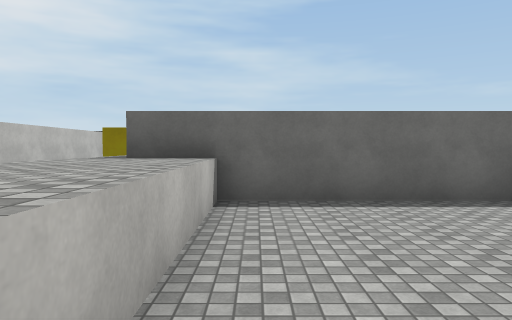
view 1 (above)

19 first-person views from a walk through a 3-D level made in the Unity game engine. The camera is 1.5 m above the floor, tilts 2° down and sees 70° across. The floor is counted in squares, 2 m on a side. Each view is taken from the middle of a square. On the plan, view 1 faces up. The plan holds only what a view shows up to about 11 squares ahead; the rest is blank. The place goes on beyond the plan. The player character is not drawn. Some surface patterns are stand-ins.

view 2
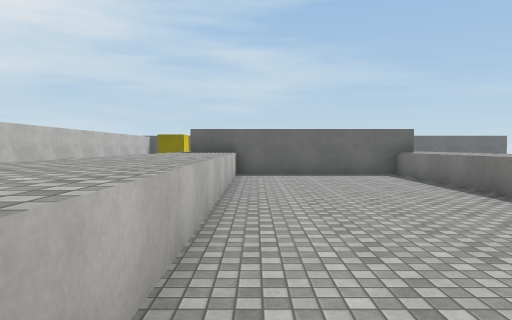

view 3
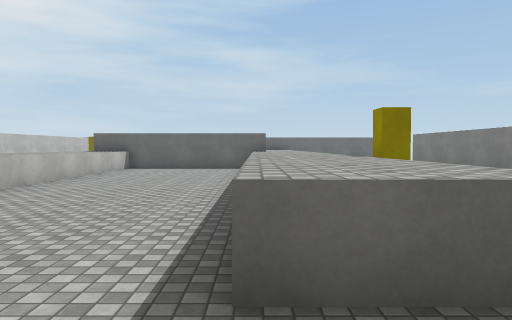

view 4
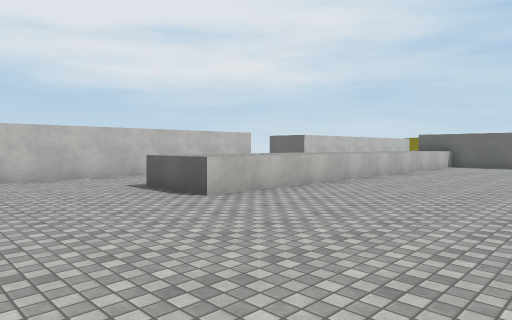

view 5
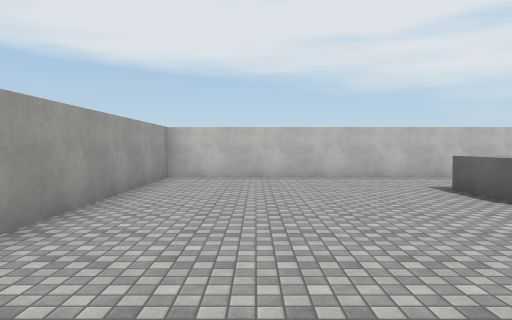

view 6
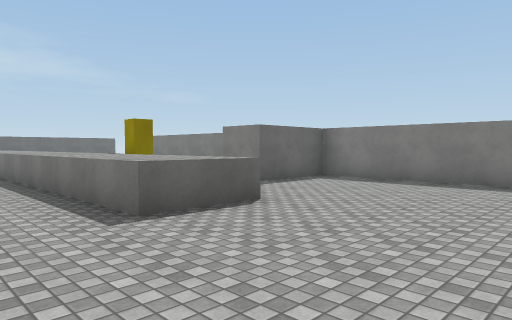

view 7
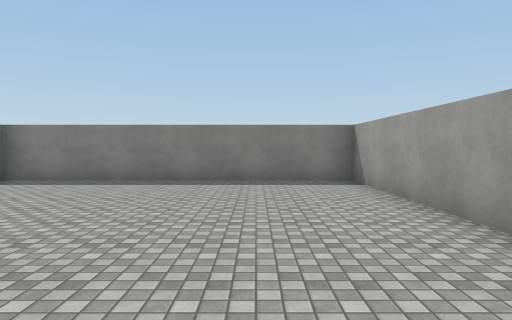

view 8
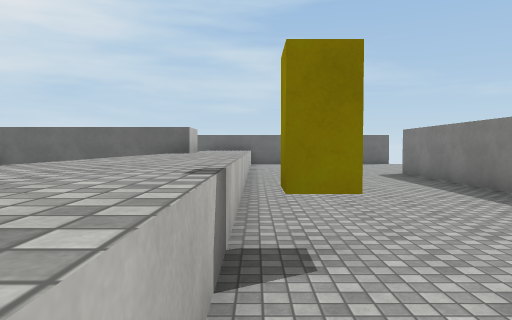

view 9
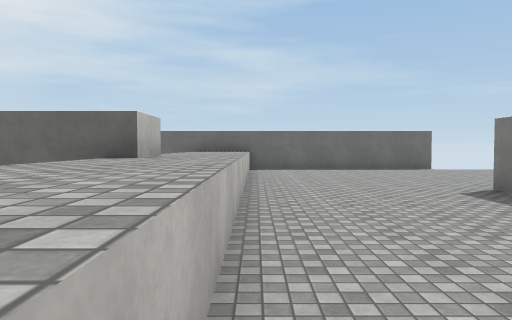

view 10
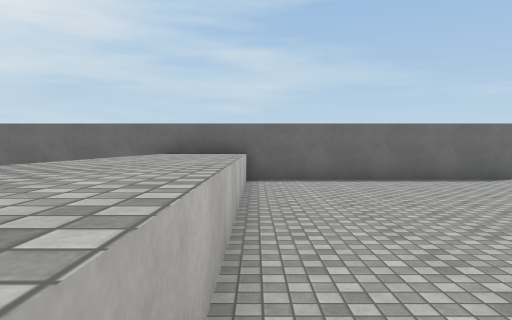

view 11
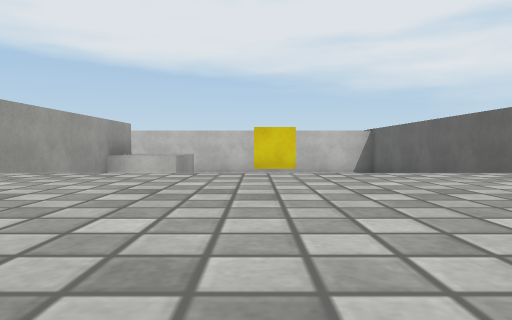

view 12
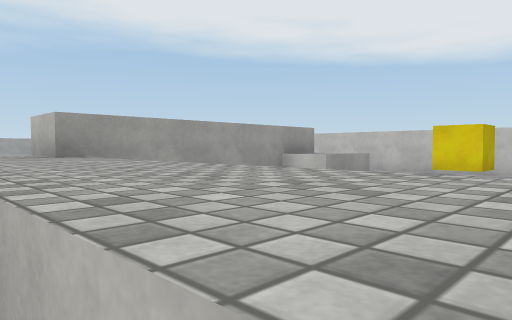

view 13
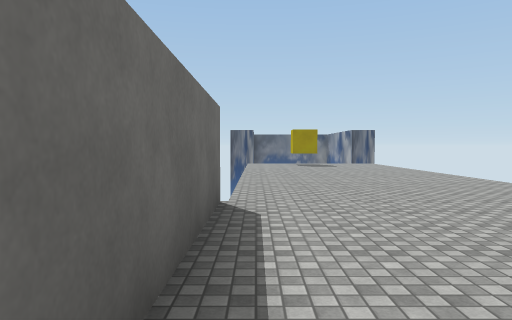

view 14
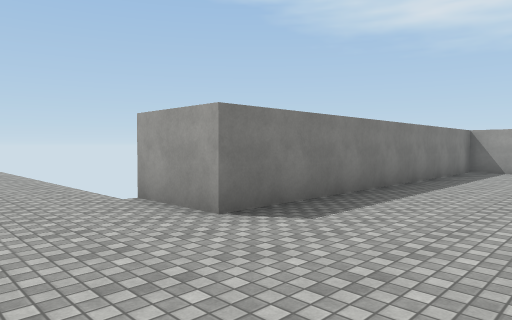

view 15
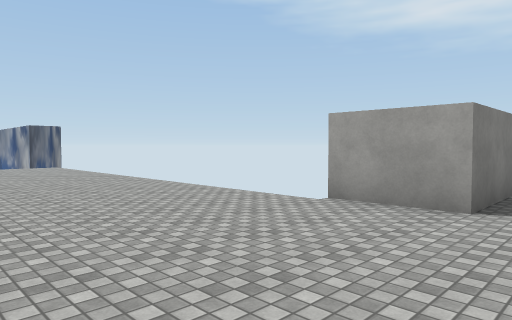

view 16
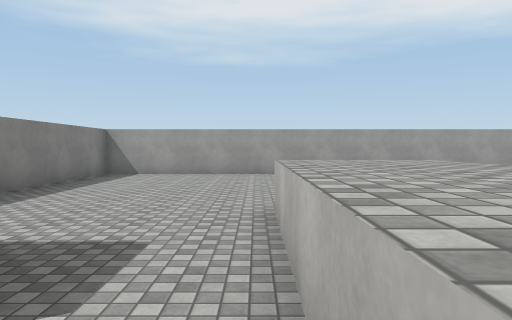

view 17
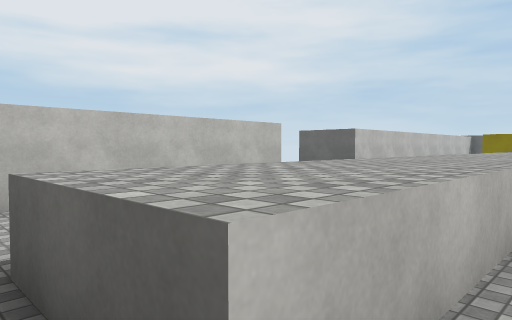

view 18
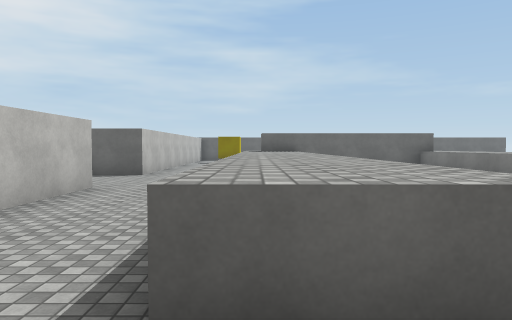

view 19
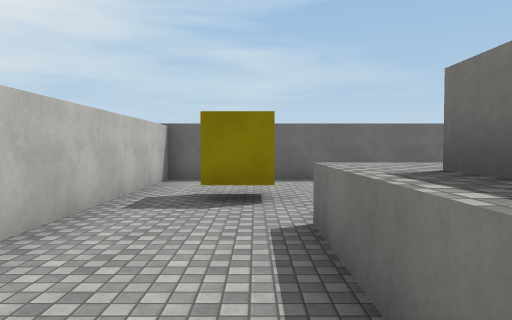

### Floor plan
Key: @ floor where view 1 was taken; # wall or solid block; . floor; ^ raised ledge; C yellow cube; B yellow block.
Columns run from 5 left of view 1 to 20 right of it. Each row starts with its distance up from view 1.
 13 #########^^#######
 12 #...     ^^.............
 11 #...     ^^.............
 10 #.C.     ^^.............
  9 #.C.     ^^...............
  8 #...     ^^...............
  7 #..^^    ^^...............
  6 #..#######^.....##
  5 #  ^######^.....#
  4 # .^^....^^.....#
  3 #. ^^....^^.....#
  2 #. ^^....^^.....#
  1 .. ^^....^^.....#
  0 .. ^^@...^^.....#
 -1 .. ^^....^^B....#
 -2 #. ^^....^^.....#
 -3 #..^^....^^..####
 -4 #..^^....^^..####
 -5 #..^^....^^.....#
 -6 #..^^....^^.....#
 -7 #...............#
 -8 #...............#
 -9 #...............#
-10 #....... .......#
-11 #....... .......#
-12 #....... .......#
-13 #################

Where each view was taken, in squares from view 1:
view 1: 0 up, 0 right, facing up
view 2: 5 down, 0 right, facing up
view 3: 8 down, 4 right, facing up
view 4: 10 down, 4 right, facing up-left
view 5: 10 down, 4 right, facing left
view 6: 10 down, 2 right, facing up-right
view 7: 10 down, 2 right, facing right
view 8: 4 down, 6 right, facing up
view 9: 0 up, 6 right, facing up
view 10: 4 up, 6 right, facing up
view 11: 9 up, 6 right, facing left
view 12: 12 up, 6 right, facing down-left
view 13: 12 up, 7 right, facing right
view 14: 9 up, 7 right, facing down-right
view 15: 11 up, 9 right, facing down-right
view 16: 2 down, 6 right, facing down
view 17: 7 down, 0 right, facing up-left
view 18: 8 down, 2 left, facing up
view 19: 4 up, 3 left, facing up
